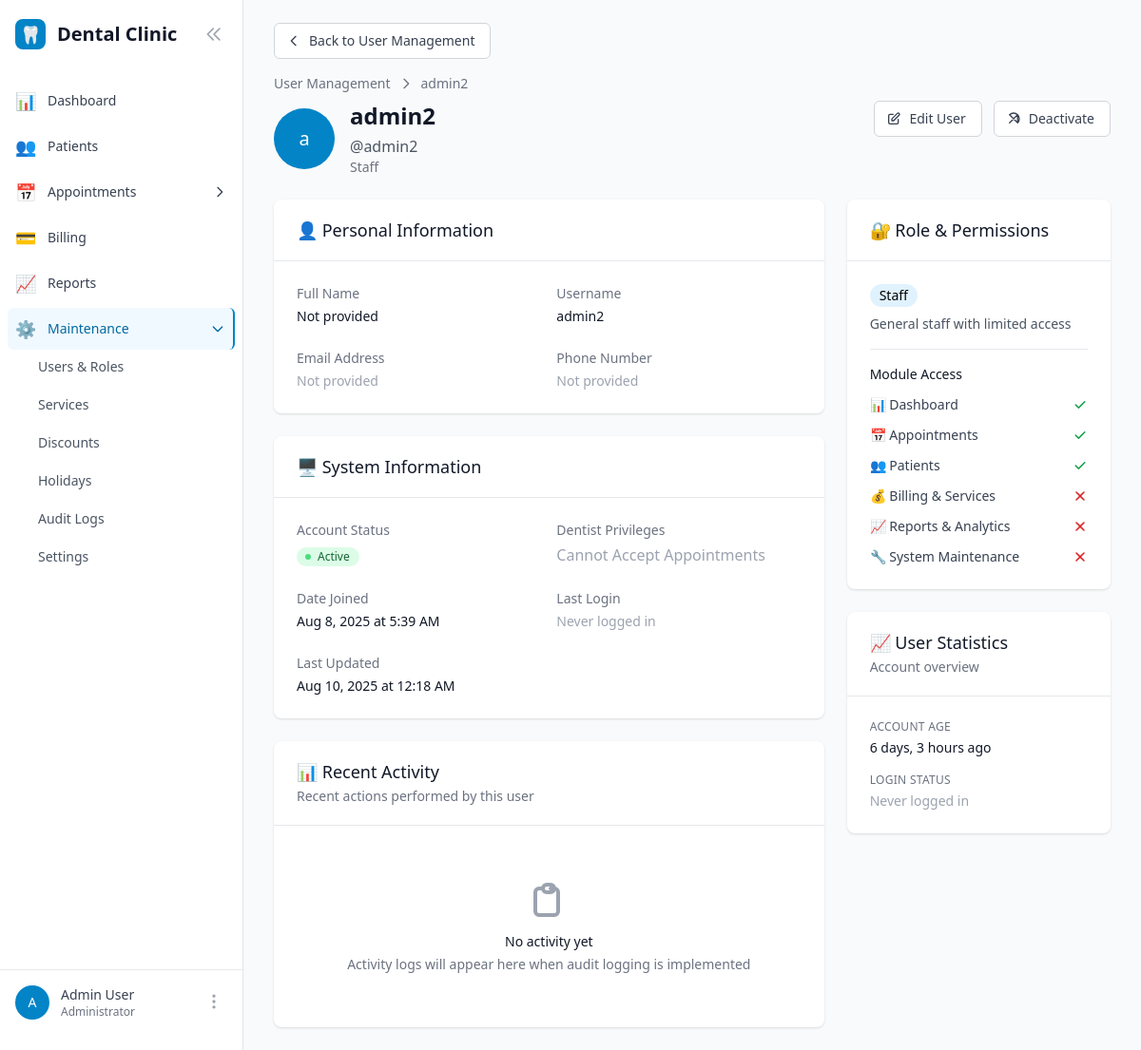
/users/2/ (signed in), run on an earlier commit of the app's database.
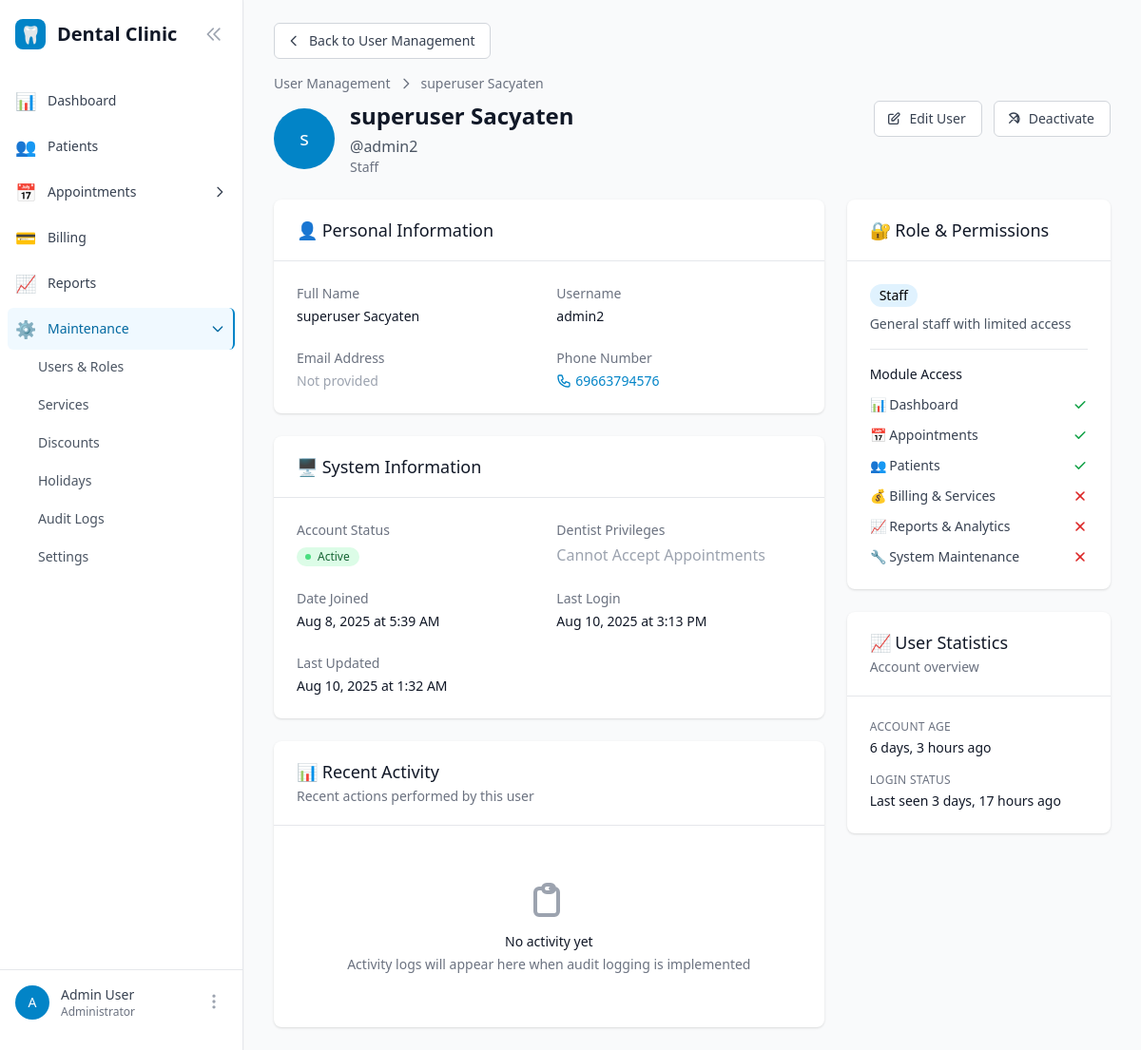
And on a later commit of the database.
### users/models.py (models this page shows, shortened)
class User(AbstractUser):
    role = models.ForeignKey(Role, on_delete=models.PROTECT, null=True, blank=True)
    phone = models.CharField(max_length=20, blank=True)
    is_active_dentist = models.BooleanField(default=False, help_text="Can accept appointments")
    created_at = models.DateTimeField(auto_now_add=True)
    updated_at = models.DateTimeField(auto_now=True)
    def has_permission(self, module_name):
        if self.is_superuser:
            return True
        if not self.role or self.role.is_archived:  # Users with archived roles lose access
            return False
        return self.role.permissions.get(module_name, False)

class Role(models.Model):
    ADMIN = 'admin'
    DENTIST = 'dentist'
    STAFF = 'staff'
    ROLE_CHOICES = [
        (ADMIN, 'Admin'),
        (DENTIST, 'Dentist'),
        (STAFF, 'Staff'),
    ]
    name = models.CharField(max_length=50, unique=True)
    display_name = models.CharField(max_length=100)
    description = models.TextField(blank=True)
    permissions = models.JSONField(default=dict, help_text="Module permissions")
    is_default = models.BooleanField(default=False)
    is_archived = models.BooleanField(default=False, help_text="Archived roles are hidden from user assignment")
    created_at = models.DateTimeField(auto_now_add=True)
    updated_at = models.DateTimeField(auto_now=True)
    class Meta:
        ordering = ['name']

### users/views.py (the view)
# urls.py: path('<int:pk>/', views.UserDetailView.as_view(), name='user_detail'),
class UserDetailView(LoginRequiredMixin, DetailView):
    model = User
    template_name = 'users/user_detail.html'
    context_object_name = 'user_obj'
    def dispatch(self, request, *args, **kwargs):
        if not request.user.has_permission('maintenance'):
            messages.error(request, 'You do not have permission to access this page.')
            return redirect('core:dashboard')
        return super().dispatch(request, *args, **kwargs)

### users/templatetags/user_tags.py (called while the page is built)
@register.filter
def has_permission(user, module_name):
    if not user or not user.is_authenticated:
        return False
    if user.is_superuser:
        return True
    if not hasattr(user, 'role') or not user.role:
        return False
    return user.role.permissions.get(module_name, False)

### templates/users/user_detail.html (shortened to what the changed rows need)
{% extends 'base.html' %}
{% block content %}
<div class="max-w-4xl mx-auto space-y-6">
    <div>
        <div class="flex items-center space-x-2 text-sm text-gray-500 mb-2">
            <a href="{% url 'users:user_list' %}" class="hover:text-gray-700">User Management</a>
            <svg class="h-4 w-4" fill="none" stroke="currentColor" viewBox="0 0 24 24">
                <path stroke-linecap="round" stroke-linejoin="round" stroke-width="2" d="M9 5l7 7-7 7"></path>
            </svg>
            <span>{{ user_obj.get_full_name|default:user_obj.username }}</span>
        </div>
        <div class="flex justify-between items-start">
            <div class="flex items-center space-x-4">
                <div class="h-16 w-16 rounded-full bg-primary-600 flex items-center justify-center">
                    <span class="text-xl font-medium text-white">
                        {{ user_obj.first_name|first|default:user_obj.username|first }}
                    </span>
                </div>
                <div>
                    <div class="flex items-center space-x-3">
                        <h1 class="text-2xl font-bold text-gray-900">
                            {{ user_obj.get_full_name|default:user_obj.username }}
                        </h1>
                    </div>
                    <p class="mt-1 text-gray-600">@{{ user_obj.username }}</p>
                    {% if user_obj.role %}
                        <p class="text-sm text-gray-500">{{ user_obj.role.display_name }}</p>
                    {% endif %}
                </div>
            </div>
        </div>
    </div>
    <div class="grid grid-cols-1 lg:grid-cols-3 gap-6">
        <div class="lg:col-span-2 space-y-6">
            <div class="bg-white shadow rounded-lg overflow-hidden">
                <div class="px-4 py-5 sm:p-6">
                    <dl class="grid grid-cols-1 gap-x-4 gap-y-6 sm:grid-cols-2">
                        <div>
                            <dt class="text-sm font-medium text-gray-500">Full Name</dt>
                            <dd class="mt-1 text-sm text-gray-900">
                                {{ user_obj.get_full_name|default:"Not provided" }}
                            </dd>
                        </div>
                        <div>
                            <dt class="text-sm font-medium text-gray-500">Username</dt>
                            <dd class="mt-1 text-sm text-gray-900">{{ user_obj.username }}</dd>
                        </div>
                        <div>
                            <dd class="mt-1 text-sm text-gray-900">
                                {% if user_obj.phone %}
                                    <a href="tel:{{ user_obj.phone }}" class="text-primary-600 hover:text-primary-700 flex items-center">
                                        {{ user_obj.phone }}
                                    </a>
                                {% else %}
                                    <span class="text-gray-400">Not provided</span>
                                {% endif %}
                            </dd>
                        </div>
                    </dl>
                </div>
            </div>
            <div class="bg-white shadow rounded-lg overflow-hidden">
                <div class="px-4 py-5 sm:p-6">
                    <dl class="grid grid-cols-1 gap-x-4 gap-y-6 sm:grid-cols-2">
                        <div>
                            <dt class="text-sm font-medium text-gray-500">Date Joined</dt>
                            <dd class="mt-1 text-sm text-gray-900">
                                {{ user_obj.date_joined|date:"M j, Y \a\t g:i A" }}
                            </dd>
                        </div>
                        <div>
                            <dt class="text-sm font-medium text-gray-500">Last Login</dt>
                            <dd class="mt-1 text-sm text-gray-900">
                                {% if user_obj.last_login %}
                                    {{ user_obj.last_login|date:"M j, Y \a\t g:i A" }}
                                {% else %}
                                    <span class="text-gray-400">Never logged in</span>
                                {% endif %}
                            </dd>
                        </div>
                        <div>
                            <dt class="text-sm font-medium text-gray-500">Last Updated</dt>
                            <dd class="mt-1 text-sm text-gray-900">
                                {{ user_obj.updated_at|date:"M j, Y \a\t g:i A" }}
                            </dd>
                        </div>
                    </dl>
                </div>
            </div>
        </div>
        <div class="space-y-6">
            <div class="bg-white shadow rounded-lg overflow-hidden">
                <div class="px-4 py-5 sm:p-6">
                    {% if user_obj.role %}
                        <div class="mb-4">
                            <div class="flex items-center space-x-2">
                                <span class="inline-flex items-center px-2.5 py-0.5 rounded-full text-sm font-medium bg-primary-100 text-primary-800">
                                    {{ user_obj.role.display_name }}
                                </span>
                            </div>
                            {% if user_obj.role.description %}
                                <p class="mt-2 text-sm text-gray-600">{{ user_obj.role.description }}</p>
                            {% endif %}
                        </div>
                        <div class="border-t border-gray-200 pt-4">
                            <h4 class="text-sm font-medium text-gray-900 mb-3">Module Access</h4>
                            <div class="space-y-3">
                                {% for module, has_access in user_obj.role.permissions.items %}
                                    <div class="flex items-center justify-between">
                                        <span class="text-sm text-gray-700">
                                            {% if module == "dashboard" %}📊 Dashboard
                                            {% elif module == "appointments" %}📅 Appointments
                                            {% elif module == "patients" %}👥 Patients
                                            {% elif module == "billing" %}💰 Billing & Services
                                            {% elif module == "reports" %}📈 Reports & Analytics
                                            {% elif module == "maintenance" %}🔧 System Maintenance
                                            {% else %}{{ module|title }}
                                            {% endif %}
                                        </span>
                                        {% if has_access %}
                                            <span class="text-green-600">
                                                <svg class="h-4 w-4" fill="currentColor" viewBox="0 0 20 20">
                                                    <path fill-rule="evenodd" d="M16.707 5.293a1 1 0 010 1.414l-8 8a1 1 0 01-1.414 0l-4-4a1 1 0 011.414-1.414L8 12.586l7.293-7.293a1 1 0 011.414 0z" clip-rule="evenodd" />
                                                </svg>
                                            </span>
                                        {% else %}
                                            <span class="text-red-600">
                                                <svg class="h-4 w-4" fill="currentColor" viewBox="0 0 20 20">
                                                    <path fill-rule="evenodd" d="M4.293 4.293a1 1 0 011.414 0L10 8.586l4.293-4.293a1 1 0 111.414 1.414L11.414 10l4.293 4.293a1 1 0 01-1.414 1.414L10 11.414l-4.293 4.293a1 1 0 01-1.414-1.414L8.586 10 4.293 5.707a1 1 0 010-1.414z" clip-rule="evenodd" />
                                                </svg>
                                            </span>
                                        {% endif %}
                                    </div>
                                {% endfor %}
                            </div>
                        </div>
                    {% endif %}
                </div>
            </div>
            <div class="bg-white shadow rounded-lg overflow-hidden">
                <div class="px-4 py-5 sm:p-6">
                    <dl class="space-y-4">
                        <div>
                            <dt class="text-xs font-medium text-gray-500 uppercase tracking-wide">Account Age</dt>
                            <dd class="mt-1 text-sm text-gray-900">
                                {% now "U" as current_timestamp %}
                                {% if user_obj.date_joined %}
                                    {{ user_obj.date_joined|timesince }} ago
                                {% else %}
                                    Unknown
                                {% endif %}
                            </dd>
                        </div>
                        <div>
                            <dt class="text-xs font-medium text-gray-500 uppercase tracking-wide">Login Status</dt>
                            <dd class="mt-1 text-sm text-gray-900">
                                {% if user_obj.last_login %}
                                    Last seen {{ user_obj.last_login|timesince }} ago
                                {% else %}
                                    <span class="text-gray-400">Never logged in</span>
                                {% endif %}
                            </dd>
                        </div>
                    </dl>
                </div>
            </div>
        </div>
    </div>
</div>
{% endblock %}

What changed in the data, as far as the page shows it:
changed User "admin2": get_full_name "admin2" → "superuser Sacyaten"; first_name|first "a" → "s"; get_full_name "Not provided" → "superuser Sacyaten"; phone (not shown) → "69663794576"; last_login (not shown) → "Aug 10, 2025 at 3:13 PM"; updated_at "Aug 10, 2025 at 12:18 AM" → "Aug 10, 2025 at 1:32 AM"; last_login (not shown) → "3 days, 17 hours"
Also different on the page:
text no longer shown: "Not provided Never logged in Never logged in"
text now shown: "Last seen ago"
